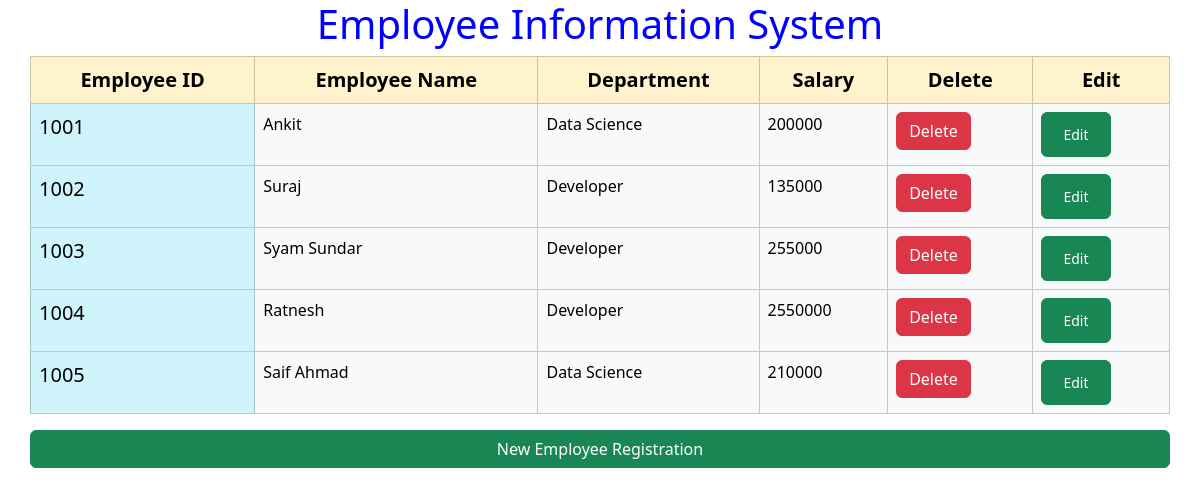
The page / on the database its author committed.
### mainapp/models.py (models this page shows)
class Employee(models.Model):
    empid=models.IntegerField(primary_key=True)
    empname=models.CharField(max_length=50)
    department=models.CharField(max_length=50)
    salary=models.BigIntegerField()

### mainapp/views.py (the view)
# urls.py: path("", views.index, name="index"),
def index(req):
    emp=Employee.objects.all() # Select * from employee
    return render(req,"index.html",{"emp" : emp})

### mainapp/templates/index.html (shortened to what this page needs)
<!doctype html>
<html lang="en">
  <head>
    <link href="https://cdn.jsdelivr.net/npm/bootstrap@5.3.8/dist/css/bootstrap.min.css" rel="stylesheet">
  </head>
  <body>
    <div class='container'>
      <div class='row'>
        <h1 style='color:blue;text-align:center'>Employee Information System</h1>
        <table class='table table-bordered table-light table-hover'>
          <tr class='table-warning fs-5' style='text-align:center'>
            <th> Employee ID</th>
            <th> Employee Name</th>
            <th>Department</th>
            <th>Salary</th>
            <th>Delete</th>
            <th>Edit</th>
          </tr>
        {% for e in emp%}
        <tr>
          <td  class='table-info fs-5'>{{e.empid}}</td>
          <td>{{e.empname}}</td>
          <td>{{e.department}}</td>
          <td>{{e.salary}}</td>
          <td>
            <a href="{% url 'deleteemp' empid=e.empid %}" >
            <button class='btn btn-danger'>Delete</button>
            </a>
          </td>
          <td>
            <a href="{% url 'editemp' empid=e.empid %}" class='btn btn-success'>
              <button class='btn btn-success btn-sm'>Edit</button>
              </a>
          </td>
        </tr>
        {% endfor %}
        </table>
        <br><br>
        <a href="{% url 'empreg' %}" class='btn btn-success'> New Employee Registration</a>
      </div>
    </div>
  </body>
</html>

### rows shown on the page
Employee: empid "1001", empname "Ankit", department "Data Science", salary "200000"
Employee: empid "1002", empname "Suraj", department "Developer", salary "135000"
Employee: empid "1003", empname "Syam Sundar", department "Developer", salary "255000"
Employee: empid "1004", empname "Ratnesh", department "Developer", salary "2550000"
Employee: empid "1005", empname "Saif Ahmad", department "Data Science", salary "210000"
